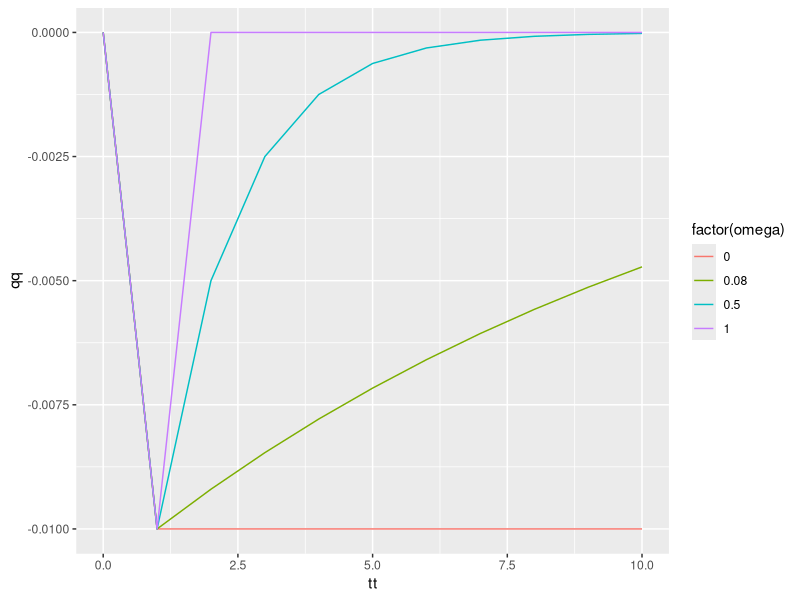
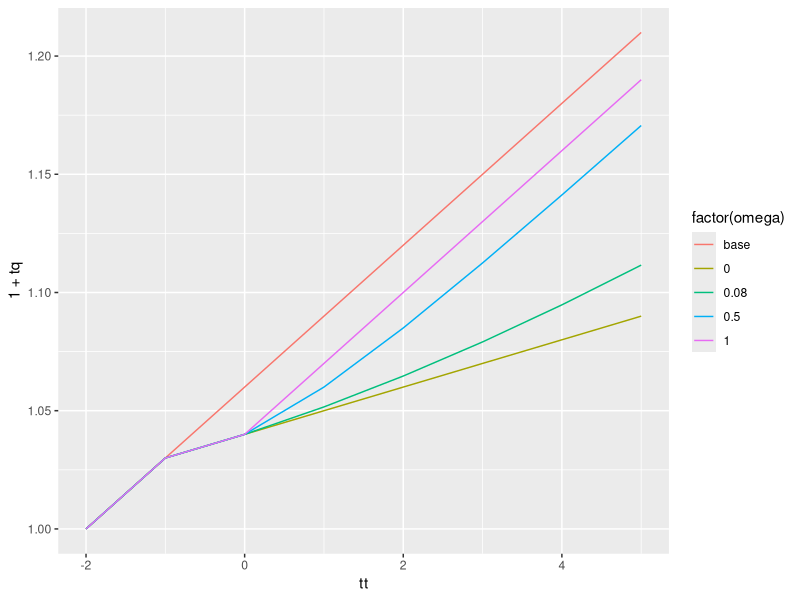

These charts were generated, in order, by the following R code:
library(ggplot2)

df <- data.frame()
for (omega in c(0, 0.5, 1, 0.08)) {
    qq <- c(0, -0.01)
    for (tt in 1:9)
        qq <- c(qq, (1 - omega)*qq[length(qq)])
    df <- rbind(df, data.frame(omega, tt=0:10, qq))
}

ggplot(df, aes(tt, qq, colour=factor(omega))) +
    geom_line()

df <- data.frame()
for (omega in c(0, 0.5, 1, 0.08)) {
    qq <- stats::filter(c(rep(0, 30), rep(-0.02, 30)), (1 - omega)^(0:30), sides=1)[-1:-30]
    df <- rbind(df, data.frame(omega, tt=-2:5, qq=c(0, 0, qq[1:6])))
}
df$tq <- df$qq + (0:7)*.03

ggplot(df, aes(tt, 1 + tq, colour=factor(omega))) +
    geom_line(data=data.frame(omega='base', tt=-2:5, tq=(0:7)*.03)) +
    geom_line()
